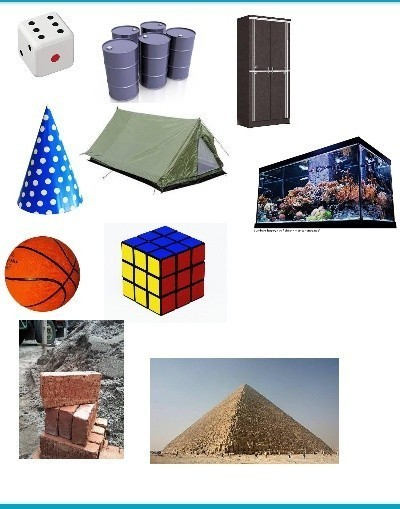
//> input picture bolatest.jpg, 400 x 509 px
$ ./feature_matching -input1=../bolatest.jpg -input2=../b.jpg   (built with g++ and OpenCV 4)
//> lines starting //> are read from the running program, lines starting //| are printed output that depends on the picture
#include <iostream>
#include "opencv2/core.hpp"
#ifdef HAVE_OPENCV_XFEATURES2D
#include "opencv2/highgui.hpp"
#include "opencv2/features2d.hpp"
#include "opencv2/xfeatures2d.hpp"
using namespace cv;
using namespace cv::xfeatures2d;
using std::cout;
using std::endl;
const char* keys =
    "{ help h |                  | Print help message. }"
    "{ input1 | bat_base.png          | Path to input image 1. }"
    "{ input2 | bat_scene.jpg | Path to input image 2. }";
int main( int argc, char* argv[] )
{
    CommandLineParser parser( argc, argv, keys );
    Mat img1 = imread( samples::findFile( parser.get<String>("input1") ), IMREAD_GRAYSCALE );
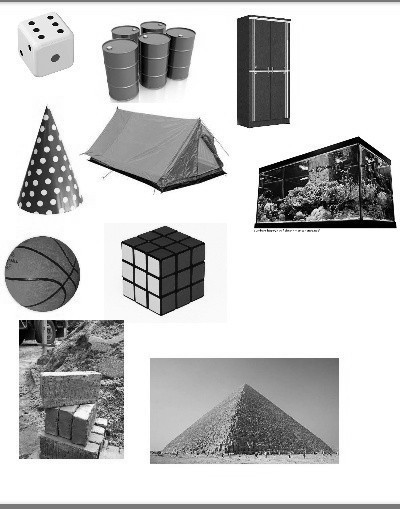
//> img1: 509 rows x 400 cols, CV_8UC1; min 0, max 255, mean 195.9
    Mat img2 = imread( samples::findFile( parser.get<String>("input2") ), IMREAD_GRAYSCALE );
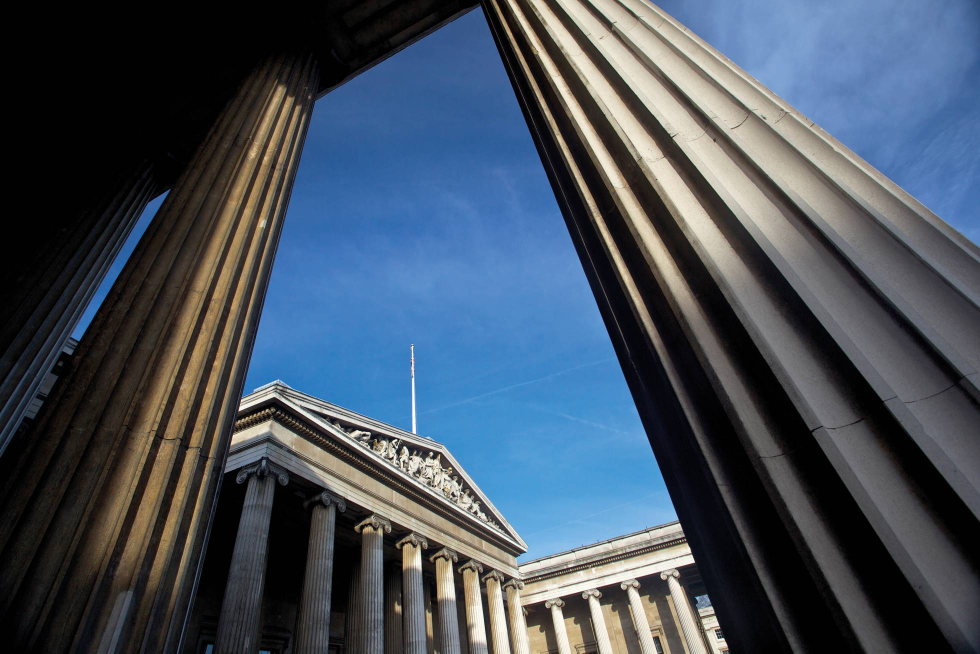
//> input picture b.jpg, 1960 x 1307 px (shown at 1/2 size)
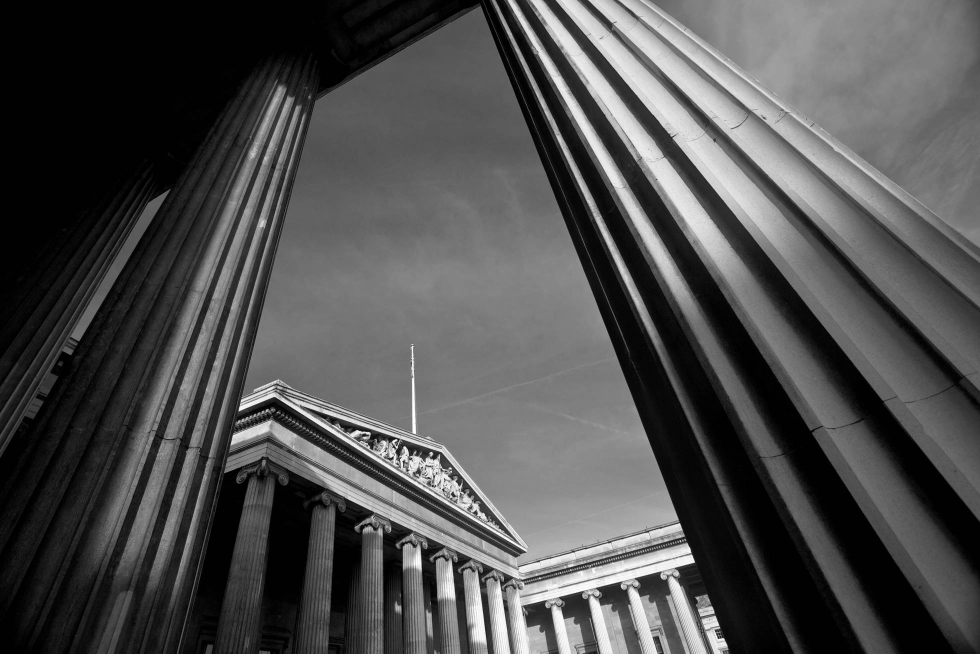
//> img2: 1307 rows x 1960 cols, CV_8UC1 (shown at 1/2 size); min 0, max 255, mean 77.8
    if ( img1.empty() || img2.empty() )
    {
        cout << "Could not open or find the image!\n" << endl;
        parser.printMessage();
        return -1;
    }
    //-- Step 1: Detect the keypoints using SURF Detector, compute the descriptors
    int minHessian = 400;
//> (the run ends here: the program stops with an error, at `Ptr<SURF> detector = SURF::create( minHessian );`)
